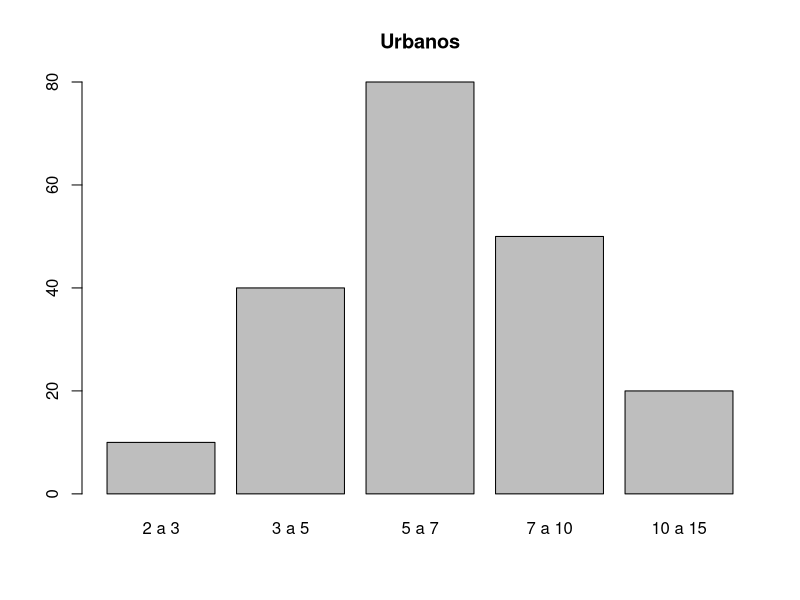
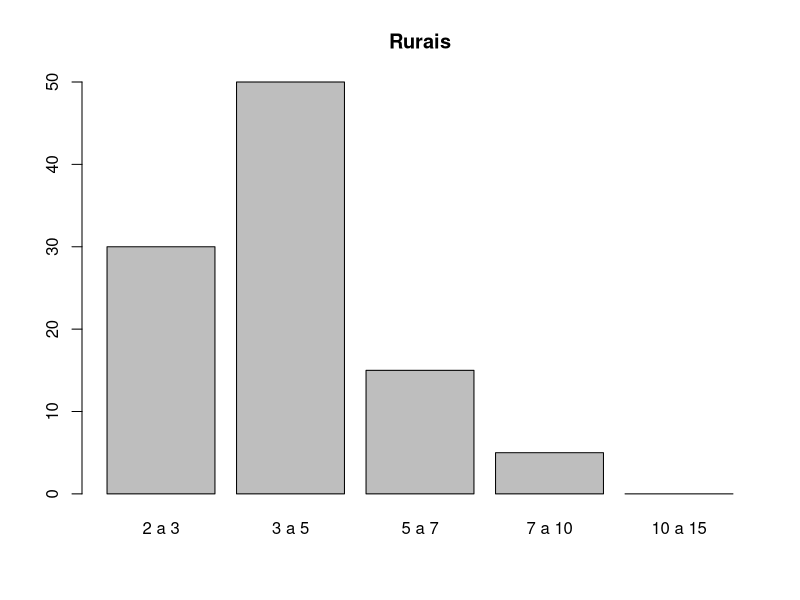
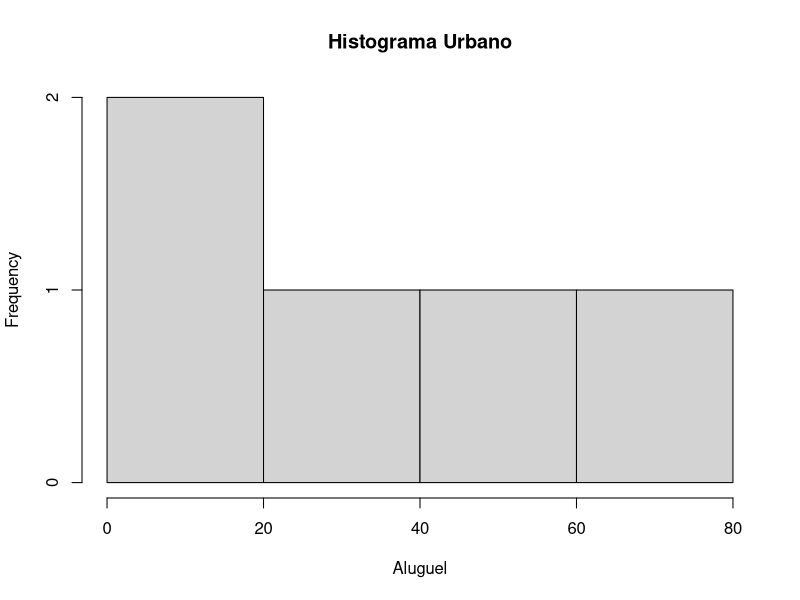
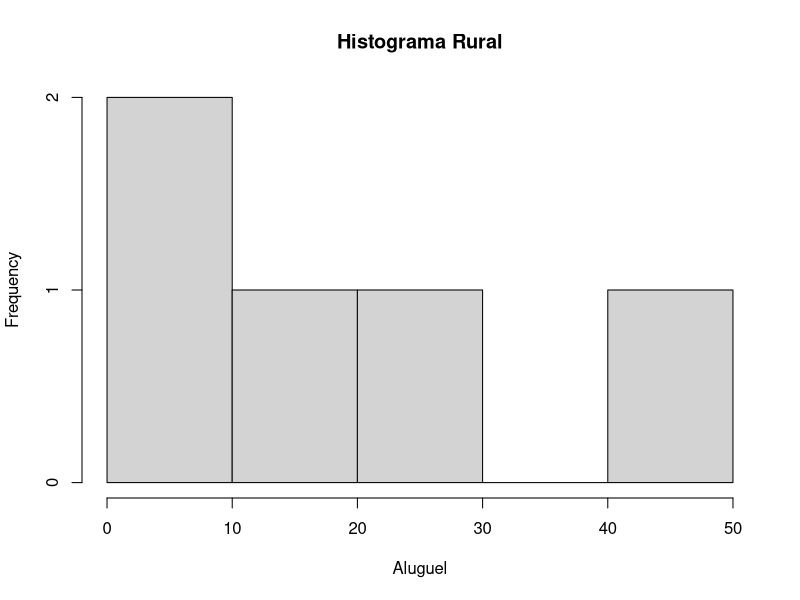
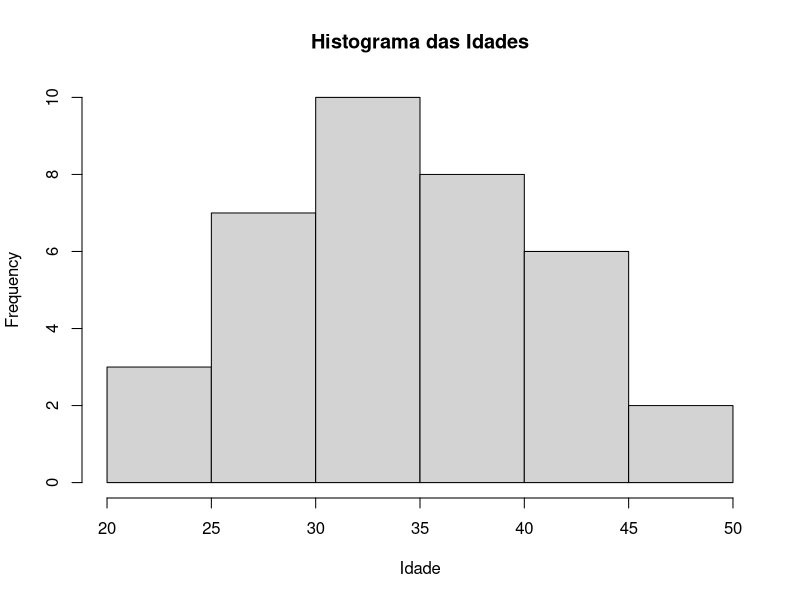
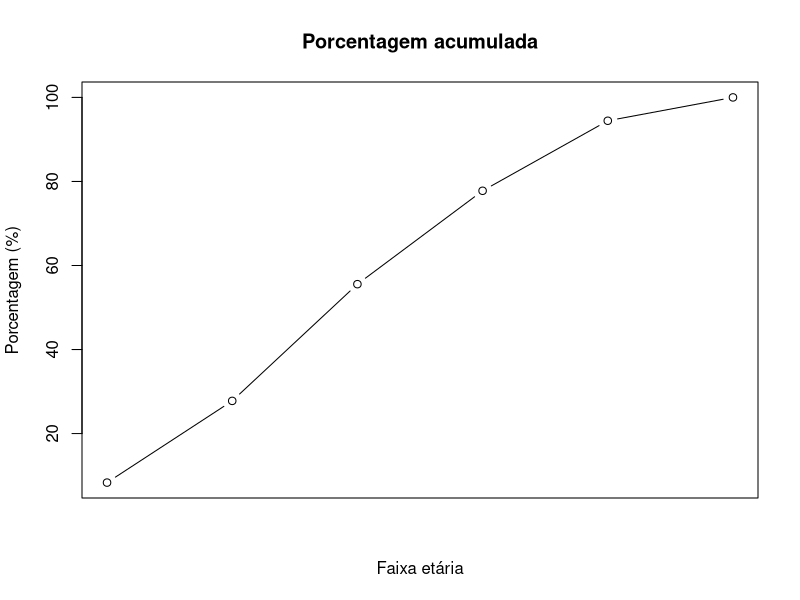

Reproduce these figures in R, in order.
###EXERCÍCIO 2A

estado_civil    <- c("solteiro", "casado", "casado", "solteiro", "solteiro",
                     "casado", "solteiro", "solteiro", "casado", "solteiro",
                     "casado", "solteiro", "solteiro", "casado", "casado",
                     "solteiro", "casado", "casado", "solteiro", "solteiro",
                     "casado", "solteiro", "solteiro", "casado", "casado",
                     "casado", "solteiro", "casado", "casado", "casado",
                     "solteiro", "casado", "casado", "solteiro", "casado",
                     "casado")

estado_civil <- as.factor(estado_civil)

table(estado_civil)

prop.table(table(estado_civil)) * 100 ##estatística em porcentagem



#### EXERCICIO 11A

urbano <- c(10, 40, 80, 50, 20)
rural <- c(30,50,15,5,0)
classes <- c("2 a 3","3 a 5", "5 a 7", "7 a 10", "10 a 15")


barplot(urbano, names.arg = classes, main = "Urbanos")
barplot(rural, names.arg = classes, main = "Rurais")


####HISTOGRAMA  ####DEU ERROR..... NÃO SEI PQ O HISTOGRAMA TA ERRADO

hist(urbano,
     main = "Histograma Urbano",
     xlab = "Aluguel")

hist(rural,
     main = "Histograma Rural",
     xlab = "Aluguel")




####EXERCÍCIO 11B

## a população urbana possui maior concentração de 5 a 7 alugueis, enquanto no ambiente rural a maior concetração está em 3 a 5.
### além disso, a curva da população urbana está centrada; simétrica e a rural é assimétrica negativa indo para zero.



#### EXERCÍCIO 16


idade <- c(26,32,36,20,40,28,41,43,34,23,33,27,37,44,30,38,31,39,25,37,30,34,41,26,32,35,46,29,40,35,31,36,43,33,48,42)

table (idade)

hist(idade,
     breaks = seq(20, 50, by = 5),
     main = "Histograma das Idades",
     xlab = "Idade")

##### B

idade_freqacumulada <- c(3,7,10,8,6,2)
classe_acumulada <- c("20 a 25", "25 a 30", "30 a 35", "35 a 40", "40 a 45", "45 a 50")

freq_acum <- cumsum(idade_freqacumulada)

perc_acum <- freq_acum / sum(idade_freqacumulada) * 100

plot(perc_acum,
     type = "b",
     xaxt = "n",
     main = "Porcentagem acumulada",
     xlab = "Faixa etária",
     ylab = "Porcentagem (%)")



##### C

#### tenho 36 resultados. como necessito i,25% i,50% e i,75%. Temos

#### i,25% (9) está entre 25 e 30 anos, mais próximo de 30

#### i,50% (18) está entre 30 e 35 anos

#### i,75% (27) está entre 35 e 40 anos
